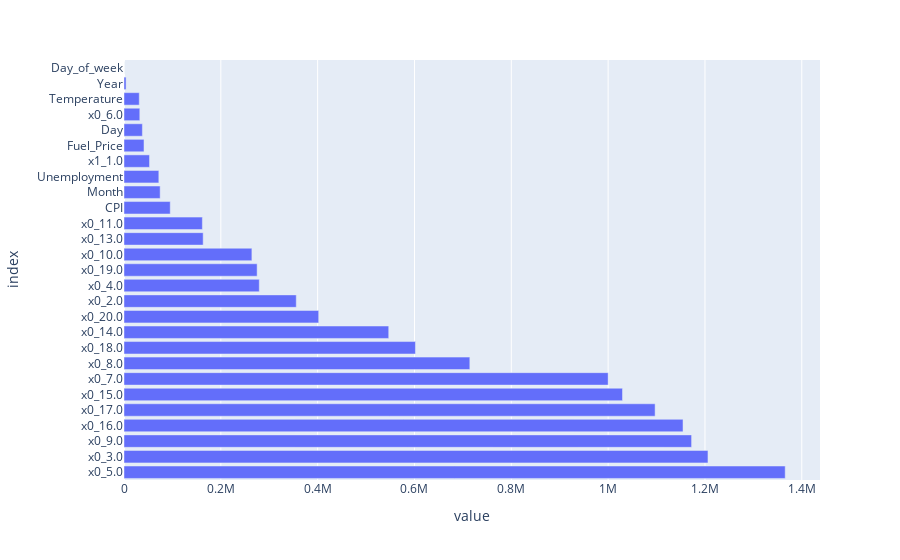

Write notebook code for a chart like this one.
### Code cell
# Plot coefficients
fig = px.bar(feature_importance, orientation = 'h')
fig.update_layout(showlegend = False, 
                  margin = {'l': 120} # to avoid cropping of column names
                 )
fig.show()

### Figure 1 — Plotly figure (JSON) as saved in the notebook; plotly's stock layout.template omitted (floating-point values rounded to 4 significant figures)
{"data": [{"alignmentgroup": "True", "hovertemplate": "variable=coefficients<br>value=%{x}<br>index=%{y}<extra></extra>", "legendgroup": "coefficients", "marker": {"color": "#636efa", "pattern": {"shape": ""}}, "name": "coefficients", "offsetgroup": "coefficients", "orientation": "h", "showlegend": true, "textposition": "auto", "type": "bar", "x": [1366000.0, 1206000.0, 1172000.0, 1155000.0, 1097000.0, 1030000.0, 1000000.0, 714300.0, 602000.0, 546800.0, 402200.0, 355800.0, 279400.0, 275000.0, 264200.0, 163500.0, 161900.0, 95520.0, 74670.0, 71940.0, 52740.0, 41300.0, 37980.0, 32640.0, 31510.0, 4282.0, 0], "xaxis": "x", "y": ["x0_5.0", "x0_3.0", "x0_9.0", "x0_16.0", "x0_17.0", "x0_15.0", "x0_7.0", "x0_8.0", "x0_18.0", "x0_14.0", "x0_20.0", "x0_2.0", "x0_4.0", "x0_19.0", "x0_10.0", "x0_13.0", "x0_11.0", "CPI", "Month", "Unemployment", "x1_1.0", "Fuel_Price", "Day", "x0_6.0", "Temperature", "Year", "Day_of_week"], "yaxis": "y"}], "layout": {"barmode": "relative", "legend": {"title": {"text": "variable"}, "tracegroupgap": 0}, "margin": {"l": 120, "t": 60}, "showlegend": false, "xaxis": {"anchor": "y", "domain": [0, 1], "title": {"text": "value"}}, "yaxis": {"anchor": "x", "domain": [0, 1], "title": {"text": "index"}}}}
